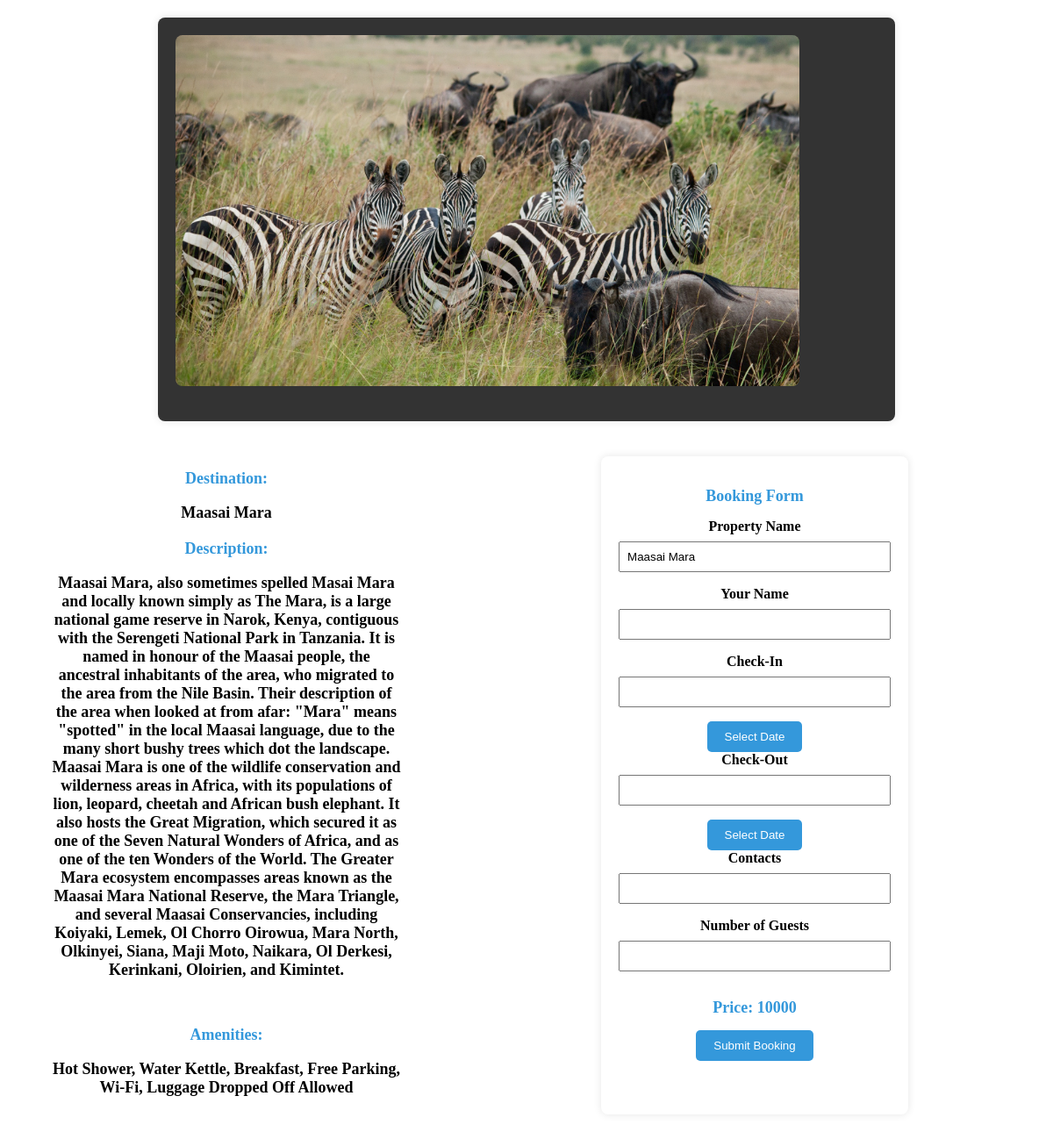
/booking_destination/, run on an earlier commit of the app's database.
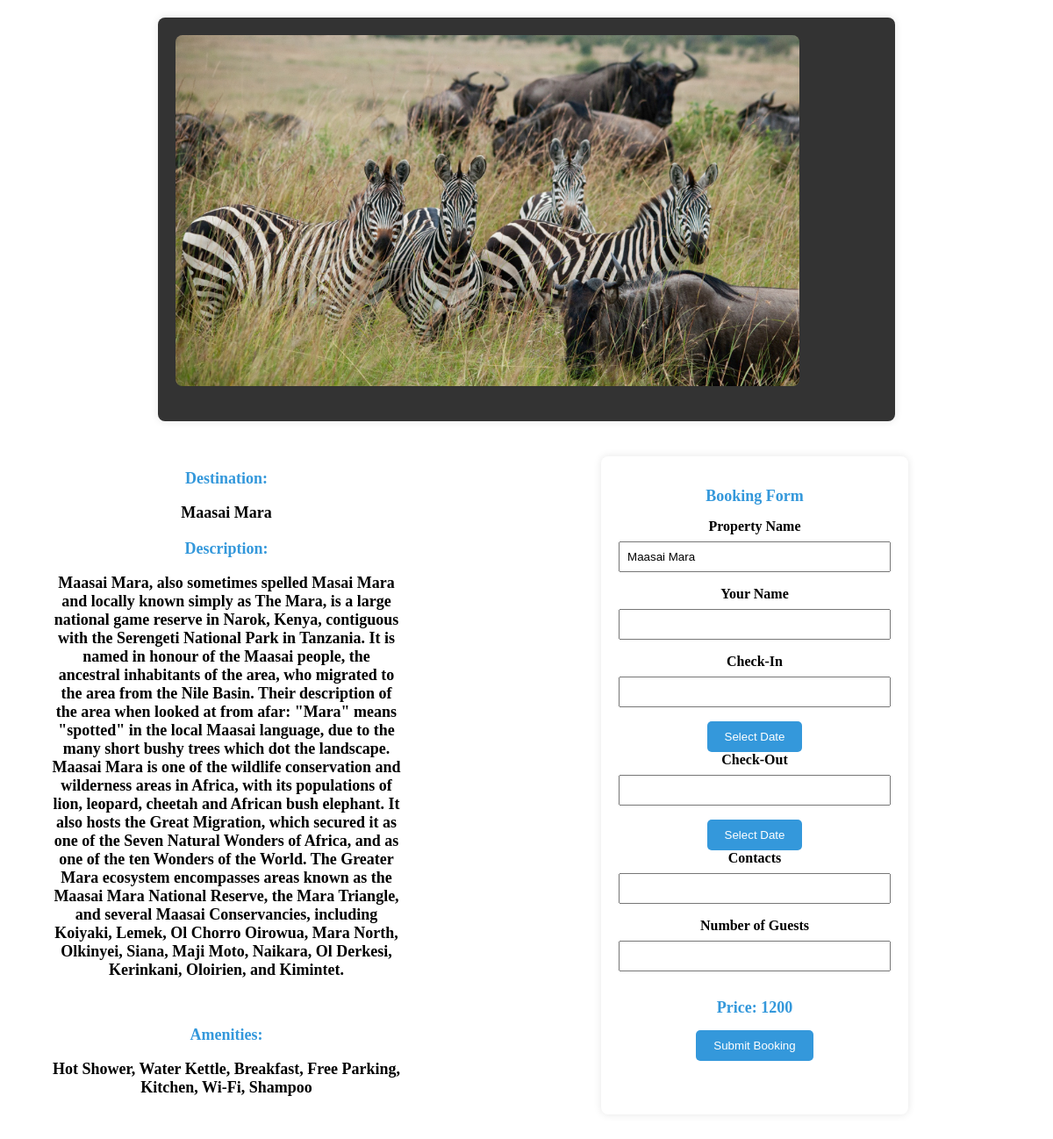
And on a later commit of the database.
### tables this page shows
CREATE TABLE destinations (
            id INTEGER PRIMARY KEY,
            destination_name TEXT NOT NULL,
            destination_image BLOB NOT NULL,
            description TEXT NOT NULL,
            thumbnail BLOB NOT NULL,
            img1 BLOB NOT NULL,
            img2 BLOB NOT NULL,
            img3 BLOB NOT NULL,
            img4 BLOB NOT NULL,
            Price INTEGER NOT NULL,
            Amenities TEXT NOT NULL,
            admin_id INTEGER NOT NULL,
            Type TEXT NOT NULL,
            FOREIGN KEY (admin_id) REFERENCES admins (id)
        );

### app.py (the view)
@app.route('/booking_destination/', defaults={'destination_id': None})
@app.route('/booking_destination/<int:destination_id>')
def destination_booking(destination_id):
    try:
        with sqlite3.connect('users.db') as connection:
            cursor = connection.cursor()
            if destination_id is None:
                cursor.execute("SELECT id FROM destinations ORDER BY RANDOM() LIMIT 1")
                destination_id = cursor.fetchone()[0]
            cursor.execute("SELECT * FROM destinations WHERE id=?", (destination_id,))
            destinations_data = cursor.fetchone()
        if destinations_data:
            return render_template('destination_booking.html', destinations_data=destinations_data)
        else:
            return render_template('error.html', error='destination not found')
    except Exception as e:
        print(f"Error fetching destination information: {e}")
        return render_template('error.html', error=str(e))

### templates/destination_booking.html (shortened to what this page needs)
<!DOCTYPE html>
<html lang="en">
<head>
   <link rel="stylesheet" href="https://cdnjs.cloudflare.com/ajax/libs/pikaday/1.8.2/css/pikaday.css" />
<link rel="stylesheet" href="https://cdn.jsdelivr.net/npm/sweetalert2@11/dist/sweetalert2.min.css">
</head>
<body>
    <div class="booking-details-container">
        <img src="/{{ destinations_data[4] }}" alt="{{ destinations_data[0] }}" class="property-image">
        <div class="additional-images-container">
        </div>
        </div>
        <div class="container">
        <div class="booking-details-container1">
            <h2>Destination: <p>{{ destinations_data[1] }}</p></h2>
            <h2>Description: <p>{{ destinations_data[3] }}</p></h2><br>
            <h2>Amenities: <p>{{ destinations_data[10] }}</p></h2>
        </div>
        <div class="booking-details-container2">
            <h2>Booking Form</h2>
            <form action="/submit_destination_booking" method="post">
                <label for="destination_name">Property Name</label>
                <input type="text" id="destination_name" name="destination_name" value="{{ destinations_data[1] }}" readonly>
                <label for="guest_name">Your Name</label>
                <input type="text" id="guest_name" name="guest_name" required>
                <label for="check_in">Check-In</label>
                <input type="text" id="check_in" name="check_in" readonly>
                <button type="button" onclick="openCalendar('check_in')">Select Date</button>
                <label for="check_out">Check-Out</label>
                <input type="text" id="check_out" name="check_out" readonly>
                <button type="button" onclick="openCalendar('check_out')">Select Date</button>
                <label for="contacts">Contacts</label>
                <input type="text" id="contacts" name="contacts" required>
                <label for="guests">Number of Guests</label>
                <input type="number" id="guests" name="guests" required>
                <div id="price-section">
                    <h2>Price: <span id="calculated-price">{{ destinations_data[9] }}</span></h2>
                </div>
                <button type="button" onclick="showPopupForm()">Submit Booking</button>
                            </form>
        </div>
        </div>
</body>
</html>

What changed in the data, as far as the page shows it:
changed destinations "Maasai Mara": Amenities "Hot Shower, Water Kettle, Breakfast, Free Parking, Wi-Fi, Luggage Dropped Off Allowed" → "Hot Shower, Water Kettle, Breakfast, Free Parking, Kitchen, Wi-Fi, Shampoo"; Price "10000" → "1200"
